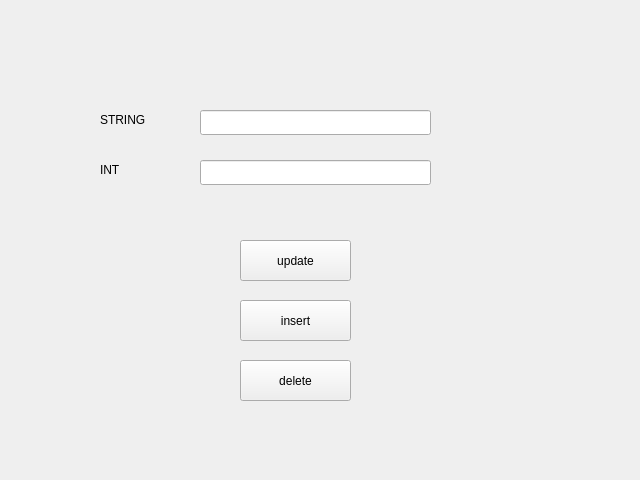
<?xml version="1.0" encoding="UTF-8"?>
<ui version="4.0">
 <class>MainWindow</class>
 <widget class="QMainWindow" name="MainWindow">
  <property name="geometry">
   <rect>
    <x>0</x>
    <y>0</y>
    <width>640</width>
    <height>480</height>
   </rect>
  </property>
  <property name="windowTitle">
   <string>MainWindow</string>
  </property>
  <widget class="QWidget" name="centralwidget">
   <widget class="QLineEdit" name="ledit_string">
    <property name="geometry">
     <rect>
      <x>200</x>
      <y>110</y>
      <width>231</width>
      <height>25</height>
     </rect>
    </property>
   </widget>
   <widget class="QLineEdit" name="ledit_integer">
    <property name="geometry">
     <rect>
      <x>200</x>
      <y>160</y>
      <width>231</width>
      <height>25</height>
     </rect>
    </property>
   </widget>
   <widget class="QLabel" name="label">
    <property name="geometry">
     <rect>
      <x>100</x>
      <y>110</y>
      <width>54</width>
      <height>19</height>
     </rect>
    </property>
    <property name="text">
     <string>STRING</string>
    </property>
   </widget>
   <widget class="QLabel" name="label_2">
    <property name="geometry">
     <rect>
      <x>100</x>
      <y>160</y>
      <width>54</width>
      <height>19</height>
     </rect>
    </property>
    <property name="text">
     <string>INT</string>
    </property>
   </widget>
   <widget class="QPushButton" name="btn_insert">
    <property name="geometry">
     <rect>
      <x>240</x>
      <y>300</y>
      <width>111</width>
      <height>41</height>
     </rect>
    </property>
    <property name="text">
     <string>insert</string>
    </property>
   </widget>
   <widget class="QPushButton" name="btn_delete">
    <property name="geometry">
     <rect>
      <x>240</x>
      <y>360</y>
      <width>111</width>
      <height>41</height>
     </rect>
    </property>
    <property name="text">
     <string>delete</string>
    </property>
   </widget>
   <widget class="QPushButton" name="btn_update">
    <property name="geometry">
     <rect>
      <x>240</x>
      <y>240</y>
      <width>111</width>
      <height>41</height>
     </rect>
    </property>
    <property name="text">
     <string>update</string>
    </property>
   </widget>
  </widget>
 </widget>
 <resources/>
 <connections/>
</ui>
